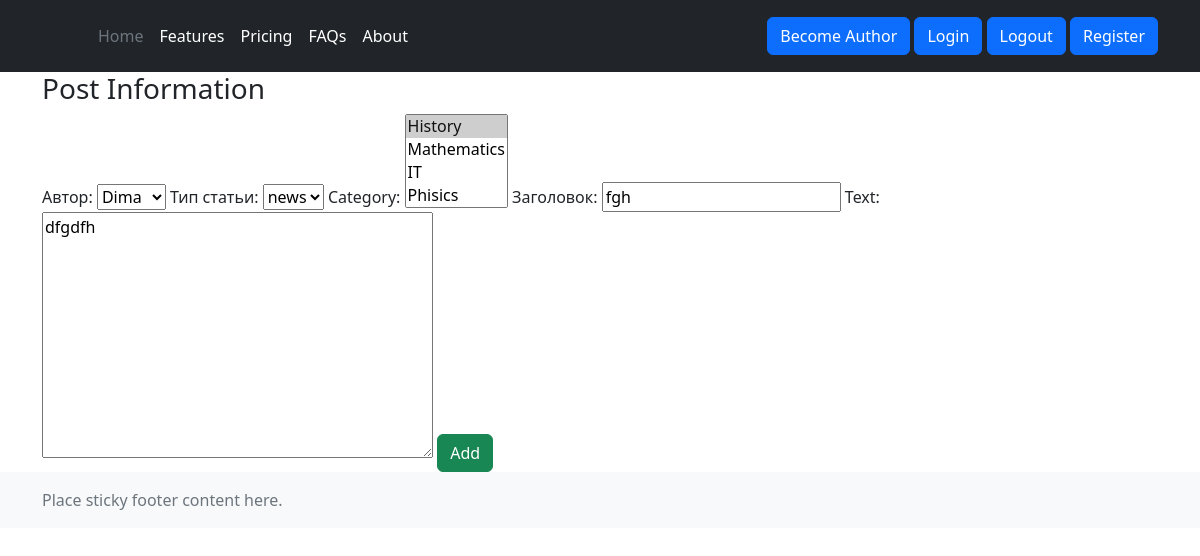
The app's page /news/update/36/ (signed in), older data.
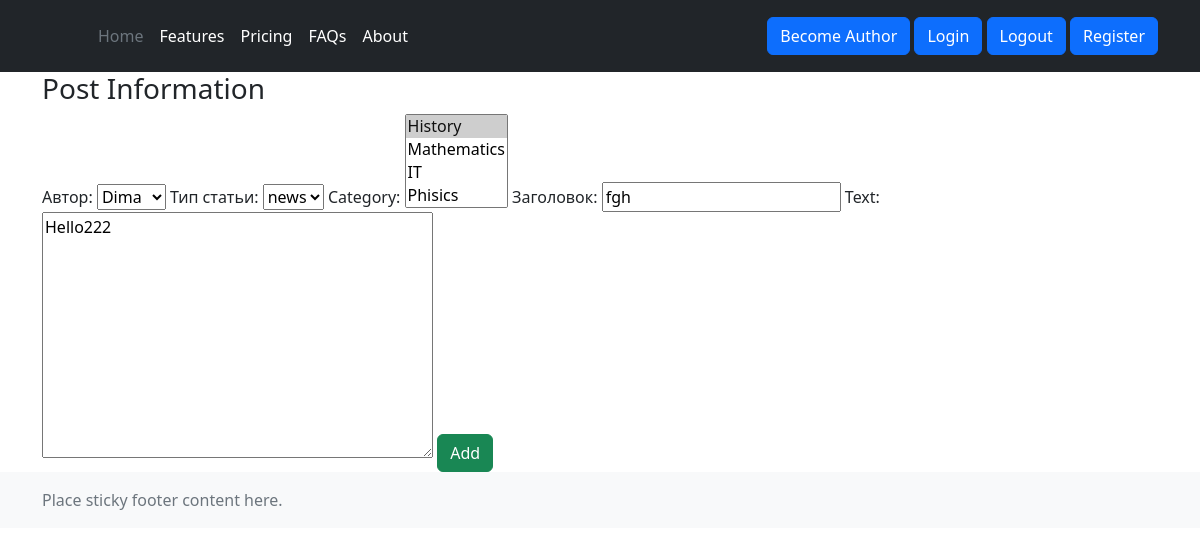
The same page, newer data.
### newspaper/models.py (models this page shows, shortened)
class Post(models.Model):
    NEWS = 'NW'
    POST = 'PT'
    POSTS = [
        (NEWS, 'news'),
        (POST, 'post')
    ]
    author = models.ForeignKey(Author, on_delete=models.CASCADE, verbose_name='Автор')
    post_type = models.CharField(max_length=2, choices=POSTS, default=NEWS, verbose_name='Тип статьи')
    data_post_creation = models.DateTimeField(auto_now_add=True, verbose_name='Дата публикации')
    title = models.CharField(max_length=255, verbose_name='Заголовок')
    text = models.TextField()
    rating_post = models.IntegerField(default=0)
    category = models.ManyToManyField('Category', through='PostCategory')

### newspaper/views.py (the view)
# urls.py: path('update/<int:pk>/', PostUpdateView.as_view(), name='post_update'),
class PostUpdateView(PermissionRequiredMixin, LoginRequiredMixin, UpdateView):
    template_name = 'newspaper/post_create.html'
    permission_required = 'newspaper.change_post'
    form_class = PostForm
    def get_object(self, **rwargs):
        id = self.kwargs.get('pk')
        return Post.objects.get(pk=id)

### newspaper/forms.py
class PostForm(ModelForm):
    class Meta:
        model = Post
        fields = ['author', 'post_type', 'category', 'title', 'text']

### newspaper/models.py (called while the page is built)
    def __str__(self):
        return f'{self.author_name.username}'

    def __str__(self):
        return self.name

### newspaper/templates/newspaper/post_create.html (shortened to what this page needs)
{% extends 'layout/base.html' %}
{% block content %}
<h3>Post Information</h3>
<form method="POST">
 {{ form }}
   <input class="btn btn-success" type="submit" value="Add">
</form>
{% endblock content %}

Row changes from the older to the newer data that the page shows:
changed Post "Dima": text "dfgdfh" → "Hello222"
